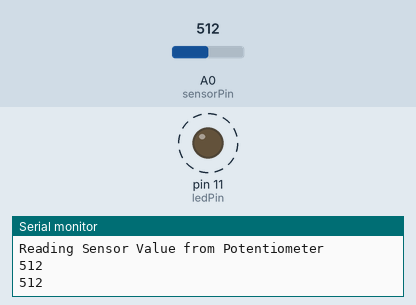
A sketch run on a simulated Arduino Uno, built with avr-gcc and run on an emulated ATmega328P. Shown: output pins drawn as LEDs (lit = HIGH), the last lines printed to the serial monitor. Dashed ring = blinking. The test bench sets the inputs (shaded band); at power-on: A0 (sensorPin) = 512.

Above: at 1.8 s.
1.9 s: A0 (sensorPin) set to 306
At 2.2 s:
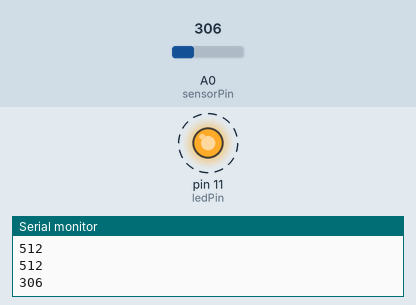
5.4 s: A0 (sensorPin) set to 122
At 5.57 s:
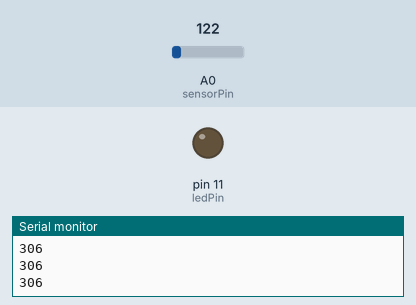
Timing chart, 0 to 14.9 s (numbered marks = the images above; inputs shaded):
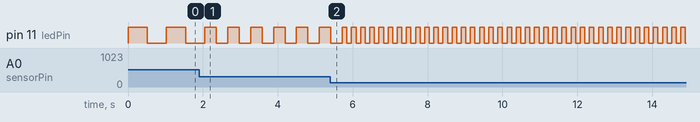

Measured:
- after the input at 1.9 s, pin 11 (ledPin): alternates HIGH for 0.31 s and LOW for 0.31 s, starting after 0.46 s
- by itself, pin 11 (ledPin): alternates HIGH for 0.51 s and LOW for 0.51 s

The sketch:

sf2-ReadingPotentiometer.ino
```cpp
/* SparkFun Inventor's Kit
Example sketch 02

POTENTIOMETER

  Measure the position of a potentiometer and use it to
  control the blink rate of an LED. Turn the knob to make
  it blink faster or slower!

This sketch was written by SparkFun Electronics,
with lots of help from the Arduino community.
This code is completely free for any use.
Visit http://learn.sparkfun.com/products/2 for SIK information.
Visit http://www.arduino.cc to learn about Arduino.
*/


//Create global variables (variables that can be used anywhere in our sketch)

// Here we're creating a variable called "sensorPin" of type "int"
// and initializing it to have the value "0," which is the analog input pin the pot is     //conected to.
int sensorPin = 0;

// Variable for storing the pin number that the LED is connected to
int ledPin = 11;

// this function runs once when the sketch starts up
void setup()
{
  //set ledPin (11) as an OUTPUT
  pinMode(ledPin, OUTPUT);
  Serial.begin(9600);
  Serial.println("Reading Sensor Value from Potentiometer");
}

// this function runs repeatedly after setup() finishes
void loop()
{

  //create a local variable (variable that can only be used inside of loop() to store       //a sensor value called sensorValue
  int sensorValue;

  //use the analogRead() function to read sensorPin and store the value in sensorValue
  sensorValue = analogRead(sensorPin);
  Serial.println(sensorValue);
  // Turn the LED on
  digitalWrite(ledPin, HIGH);


  delay(sensorValue);

  // Turn the LED off
  digitalWrite(ledPin, LOW);

 //delay for the value of sensorValue
  delay(sensorValue);

  //loop back to the top
}
```
